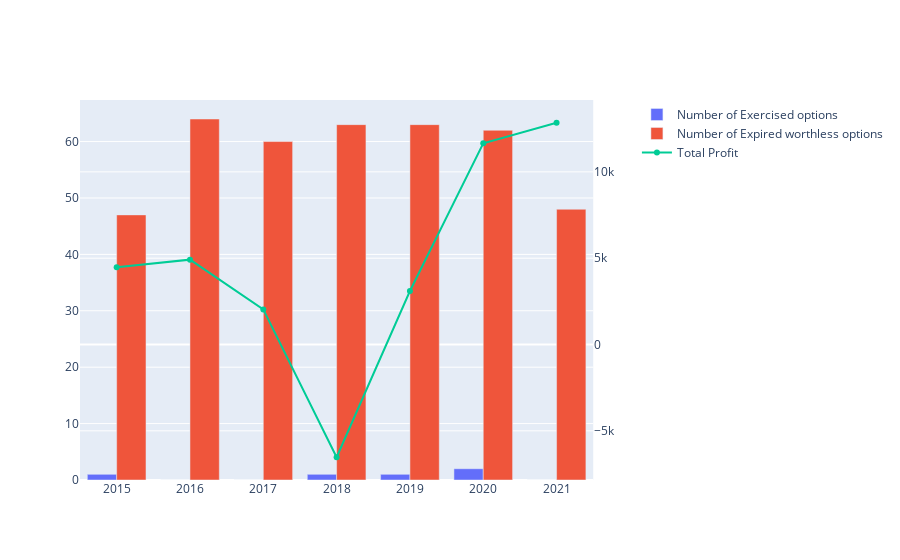

The cell this chart's notebook holds for it:
### Code cell
df2 = transaction.groupby(by = ['Outcome', 'Trans_Date', 'Exp_date', 'Option type', 'Position'])['Total Profit/Loss'].sum().reset_index()
df2.insert(loc = len(df2.columns), column = 'Year', value = [df2['Trans_Date'][i].year for i in range(len(df2))])

exer = df2.groupby('Year')['Outcome'].apply(lambda x: x[x == 'Exercised option'].count()).reset_index()
exp = df2.groupby('Year')['Outcome'].apply(lambda x: x[x == 'Expired worthless'].count()).reset_index()
prof = df2.groupby(by = ['Year'])['Total Profit/Loss'].sum().reset_index()

fig = make_subplots(specs=[[{"secondary_y": True}]])

fig.add_trace(go.Bar(x = exer['Year'], y = exer['Outcome'], name = "Number of Exercised options"), secondary_y = False)
fig.add_trace(go.Bar(x = exp['Year'], y = exp['Outcome'], name = "Number of Expired worthless options"), secondary_y = False)
fig.add_trace(go.Line(x = prof['Year'], y = prof['Total Profit/Loss'], name = "Total Profit"), secondary_y = True)
fig.show()

### Figure 1 — Plotly figure (JSON) as saved in the notebook; plotly's stock layout.template omitted (floating-point values rounded to 4 significant figures)
{"data": [{"name": "Number of Exercised options", "type": "bar", "x": [2015, 2016, 2017, 2018, 2019, 2020, 2021], "xaxis": "x", "y": [1, 0, 0, 1, 1, 2, 0], "yaxis": "y"}, {"name": "Number of Expired worthless options", "type": "bar", "x": [2015, 2016, 2017, 2018, 2019, 2020, 2021], "xaxis": "x", "y": [47, 64, 60, 63, 63, 62, 48], "yaxis": "y"}, {"name": "Total Profit", "type": "scatter", "x": [2015, 2016, 2017, 2018, 2019, 2020, 2021], "xaxis": "x", "y": [4478.0, 4916, 2034, -6530.0, 3101.0, 11660.0, 12845], "yaxis": "y2"}], "layout": {"autosize": true, "xaxis": {"anchor": "y", "autorange": true, "domain": [0, 0.94], "range": [2014.0, 2022.0], "type": "linear"}, "yaxis": {"anchor": "x", "autorange": true, "domain": [0, 1], "range": [0, 67.37], "type": "linear"}, "yaxis2": {"anchor": "x", "autorange": true, "overlaying": "y", "range": [-8129.0, 14440.0], "side": "right", "type": "linear"}}}
